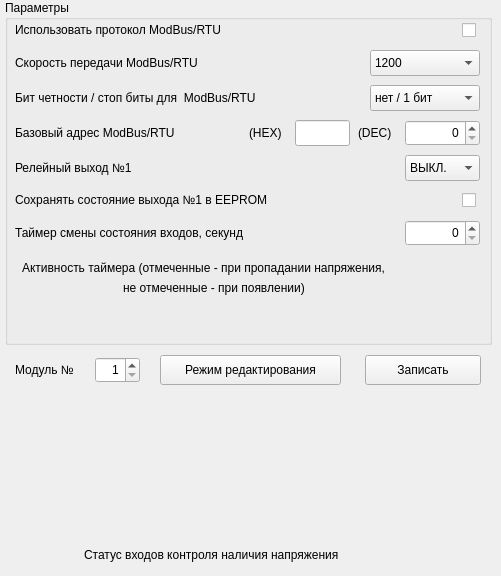
    <widget class="QWidget" name="svc35dTab">
     <attribute name="title">
      <string notr="true">SVC-35D</string>
     </attribute>
     <widget class="QSpinBox" name="svc35dModuleN">
      <property name="geometry">
       <rect>
        <x>95</x>
        <y>357</y>
        <width>45</width>
        <height>26</height>
       </rect>
      </property>
      <property name="alignment">
       <set>Qt::AlignRight|Qt::AlignTrailing|Qt::AlignVCenter</set>
      </property>
      <property name="minimum">
       <number>1</number>
      </property>
      <property name="maximum">
       <number>16</number>
      </property>
     </widget>
     <widget class="QLabel" name="label_48">
      <property name="geometry">
       <rect>
        <x>84</x>
        <y>542</y>
        <width>331</width>
        <height>25</height>
       </rect>
      </property>
      <property name="font">
       <font>
        <family>Arial</family>
        <pointsize>9</pointsize>
        <kerning>true</kerning>
       </font>
      </property>
      <property name="text">
       <string>Статус входов контроля наличия напряжения</string>
      </property>
     </widget>
     <widget class="QLabel" name="label_49">
      <property name="geometry">
       <rect>
        <x>15</x>
        <y>357</y>
        <width>81</width>
        <height>26</height>
       </rect>
      </property>
      <property name="font">
       <font>
        <family>Arial</family>
        <pointsize>9</pointsize>
        <kerning>true</kerning>
       </font>
      </property>
      <property name="text">
       <string>Модуль №</string>
      </property>
     </widget>
     <widget class="QPushButton" name="svc35d_ParamsEnable">
      <property name="geometry">
       <rect>
        <x>160</x>
        <y>355</y>
        <width>181</width>
        <height>30</height>
       </rect>
      </property>
      <property name="text">
       <string>Режим редактирования</string>
      </property>
      <property name="checkable">
       <bool>true</bool>
      </property>
      <property name="default">
       <bool>false</bool>
      </property>
      <property name="flat">
       <bool>false</bool>
      </property>
     </widget>
     <widget class="QGroupBox" name="svc35d_Params">
      <property name="geometry">
       <rect>
        <x>5</x>
        <y>0</y>
        <width>487</width>
        <height>345</height>
       </rect>
      </property>
      <property name="title">
       <string>Параметры</string>
      </property>
      <widget class="QCheckBox" name="svc35d_ModbusEn">
       <property name="geometry">
        <rect>
         <x>457</x>
         <y>20</y>
         <width>18</width>
         <height>20</height>
        </rect>
       </property>
       <property name="text">
        <string/>
       </property>
      </widget>
      <widget class="QLabel" name="label_15">
       <property name="geometry">
        <rect>
         <x>10</x>
         <y>20</y>
         <width>321</width>
         <height>20</height>
        </rect>
       </property>
       <property name="font">
        <font>
         <family>Arial</family>
         <pointsize>9</pointsize>
         <kerning>true</kerning>
        </font>
       </property>
       <property name="text">
        <string>Использовать протокол ModBus/RTU</string>
       </property>
      </widget>
      <widget class="QLabel" name="label_16">
       <property name="geometry">
        <rect>
         <x>10</x>
         <y>50</y>
         <width>321</width>
         <height>25</height>
        </rect>
       </property>
       <property name="font">
        <font>
         <family>Arial</family>
         <pointsize>9</pointsize>
         <kerning>true</kerning>
        </font>
       </property>
       <property name="text">
        <string>Скорость передачи ModBus/RTU</string>
       </property>
      </widget>
      <widget class="QComboBox" name="svc35d_BaudRate">
       <property name="geometry">
        <rect>
         <x>365</x>
         <y>50</y>
         <width>110</width>
         <height>26</height>
        </rect>
       </property>
       <item>
        <property name="text">
         <string>1200</string>
        </property>
       </item>
       <item>
        <property name="text">
         <string>2400</string>
        </property>
       </item>
       <item>
        <property name="text">
         <string>4800</string>
        </property>
       </item>
       <item>
        <property name="text">
         <string>9600</string>
        </property>
       </item>
       <item>
        <property name="text">
         <string>14400</string>
        </property>
       </item>
       <item>
        <property name="text">
         <string>19200</string>
        </property>
       </item>
       <item>
        <property name="text">
         <string>38400</string>
        </property>
       </item>
       <item>
        <property name="text">
         <string>57600</string>
        </property>
       </item>
       <item>
        <property name="text">
         <string>115200</string>
        </property>
       </item>
       <item>
        <property name="text">
         <string>128000</string>
        </property>
       </item>
      </widget>
      <widget class="QLabel" name="label_17">
       <property name="geometry">
        <rect>
         <x>10</x>
         <y>85</y>
         <width>321</width>
         <height>25</height>
        </rect>
       </property>
       <property name="font">
        <font>
         <family>Arial</family>
         <pointsize>9</pointsize>
         <kerning>true</kerning>
        </font>
       </property>
       <property name="text">
        <string>Бит четности / стоп биты для  ModBus/RTU</string>
       </property>
      </widget>
      <widget class="QComboBox" name="svc35d_Parity">
       <property name="geometry">
        <rect>
         <x>365</x>
         <y>85</y>
         <width>110</width>
         <height>26</height>
        </rect>
       </property>
       <item>
        <property name="text">
         <string>нет / 1 бит</string>
        </property>
       </item>
       <item>
        <property name="text">
         <string>нет / 2 бита</string>
        </property>
       </item>
       <item>
        <property name="text">
         <string>even / 1 бит</string>
        </property>
       </item>
      </widget>
      <widget class="QLabel" name="label_18">
       <property name="geometry">
        <rect>
         <x>10</x>
         <y>120</y>
         <width>211</width>
         <height>25</height>
        </rect>
       </property>
       <property name="font">
        <font>
         <family>Arial</family>
         <pointsize>9</pointsize>
         <kerning>true</kerning>
        </font>
       </property>
       <property name="text">
        <string>Базовый адрес ModBus/RTU</string>
       </property>
      </widget>
      <widget class="QSpinBox" name="svc35d_AddrDEC">
       <property name="geometry">
        <rect>
         <x>400</x>
         <y>120</y>
         <width>75</width>
         <height>26</height>
        </rect>
       </property>
       <property name="alignment">
        <set>Qt::AlignRight|Qt::AlignTrailing|Qt::AlignVCenter</set>
       </property>
       <property name="maximum">
        <number>256</number>
       </property>
      </widget>
      <widget class="QLineEdit" name="svc35d_AddrHEX">
       <property name="enabled">
        <bool>true</bool>
       </property>
       <property name="geometry">
        <rect>
         <x>290</x>
         <y>120</y>
         <width>55</width>
         <height>26</height>
        </rect>
       </property>
       <property name="alignment">
        <set>Qt::AlignRight|Qt::AlignTrailing|Qt::AlignVCenter</set>
       </property>
       <property name="dragEnabled">
        <bool>false</bool>
       </property>
       <property name="readOnly">
        <bool>true</bool>
       </property>
      </widget>
      <widget class="QLabel" name="label_19">
       <property name="geometry">
        <rect>
         <x>353</x>
         <y>120</y>
         <width>42</width>
         <height>25</height>
        </rect>
       </property>
       <property name="font">
        <font>
         <family>Arial</family>
         <pointsize>9</pointsize>
         <kerning>true</kerning>
        </font>
       </property>
       <property name="text">
        <string notr="true">(DEC)</string>
       </property>
      </widget>
      <widget class="QLabel" name="label_20">
       <property name="geometry">
        <rect>
         <x>244</x>
         <y>120</y>
         <width>41</width>
         <height>25</height>
        </rect>
       </property>
       <property name="font">
        <font>
         <family>Arial</family>
         <pointsize>9</pointsize>
         <kerning>true</kerning>
        </font>
       </property>
       <property name="text">
        <string notr="true">(HEX)</string>
       </property>
      </widget>
      <widget class="QComboBox" name="svc35d_Relay1">
       <property name="geometry">
        <rect>
         <x>400</x>
         <y>155</y>
         <width>75</width>
         <height>26</height>
        </rect>
       </property>
       <item>
        <property name="text">
         <string>ВЫКЛ.</string>
        </property>
       </item>
       <item>
        <property name="text">
         <string>ВКЛ.</string>
        </property>
       </item>
      </widget>
      <widget class="QLabel" name="label_21">
       <property name="geometry">
        <rect>
         <x>10</x>
         <y>155</y>
         <width>321</width>
         <height>25</height>
        </rect>
       </property>
       <property name="font">
        <font>
         <family>Arial</family>
         <pointsize>9</pointsize>
         <kerning>true</kerning>
        </font>
       </property>
       <property name="text">
        <string>Релейный выход №1</string>
       </property>
      </widget>
      <widget class="QLabel" name="label_22">
       <property name="geometry">
        <rect>
         <x>10</x>
         <y>190</y>
         <width>321</width>
         <height>20</height>
        </rect>
       </property>
       <property name="font">
        <font>
         <family>Arial</family>
         <pointsize>9</pointsize>
         <kerning>true</kerning>
        </font>
       </property>
       <property name="text">
        <string>Сохранять состояние выхода №1 в EEPROM</string>
       </property>
      </widget>
      <widget class="QCheckBox" name="svc35d_Relay1Save">
       <property name="geometry">
        <rect>
         <x>457</x>
         <y>190</y>
         <width>18</width>
         <height>20</height>
        </rect>
       </property>
       <property name="text">
        <string/>
       </property>
      </widget>
      <widget class="QLabel" name="label_25">
       <property name="geometry">
        <rect>
         <x>10</x>
         <y>220</y>
         <width>371</width>
         <height>25</height>
        </rect>
       </property>
       <property name="font">
        <font>
         <family>Arial</family>
         <pointsize>9</pointsize>
         <kerning>true</kerning>
        </font>
       </property>
       <property name="text">
        <string>Таймер смены состояния входов, секунд</string>
       </property>
      </widget>
      <widget class="QSpinBox" name="svc35d_Timer">
       <property name="geometry">
        <rect>
         <x>400</x>
         <y>220</y>
         <width>75</width>
         <height>26</height>
        </rect>
       </property>
       <property name="alignment">
        <set>Qt::AlignRight|Qt::AlignTrailing|Qt::AlignVCenter</set>
       </property>
       <property name="maximum">
        <number>99</number>
       </property>
      </widget>
      <widget class="QLabel" name="label_26">
       <property name="geometry">
        <rect>
         <x>17</x>
         <y>255</y>
         <width>471</width>
         <height>25</height>
        </rect>
       </property>
       <property name="font">
        <font>
         <family>Arial</family>
         <pointsize>9</pointsize>
         <kerning>true</kerning>
        </font>
       </property>
       <property name="text">
        <string>Активность таймера (отмеченные - при пропадании напряжения,</string>
       </property>
      </widget>
      <widget class="QLabel" name="label_27">
       <property name="geometry">
        <rect>
         <x>118</x>
         <y>275</y>
         <width>267</width>
         <height>25</height>
        </rect>
       </property>
       <property name="font">
        <font>
         <family>Arial</family>
         <pointsize>9</pointsize>
         <kerning>true</kerning>
        </font>
       </property>
       <property name="text">
        <string>не отмеченные - при появлении)</string>
       </property>
      </widget>
     </widget>
     <widget class="QPushButton" name="svc35d_Write">
      <property name="geometry">
       <rect>
        <x>365</x>
        <y>355</y>
        <width>116</width>
        <height>30</height>
       </rect>
      </property>
      <property name="text">
       <string>Записать</string>
      </property>
     </widget>
    </widget>
